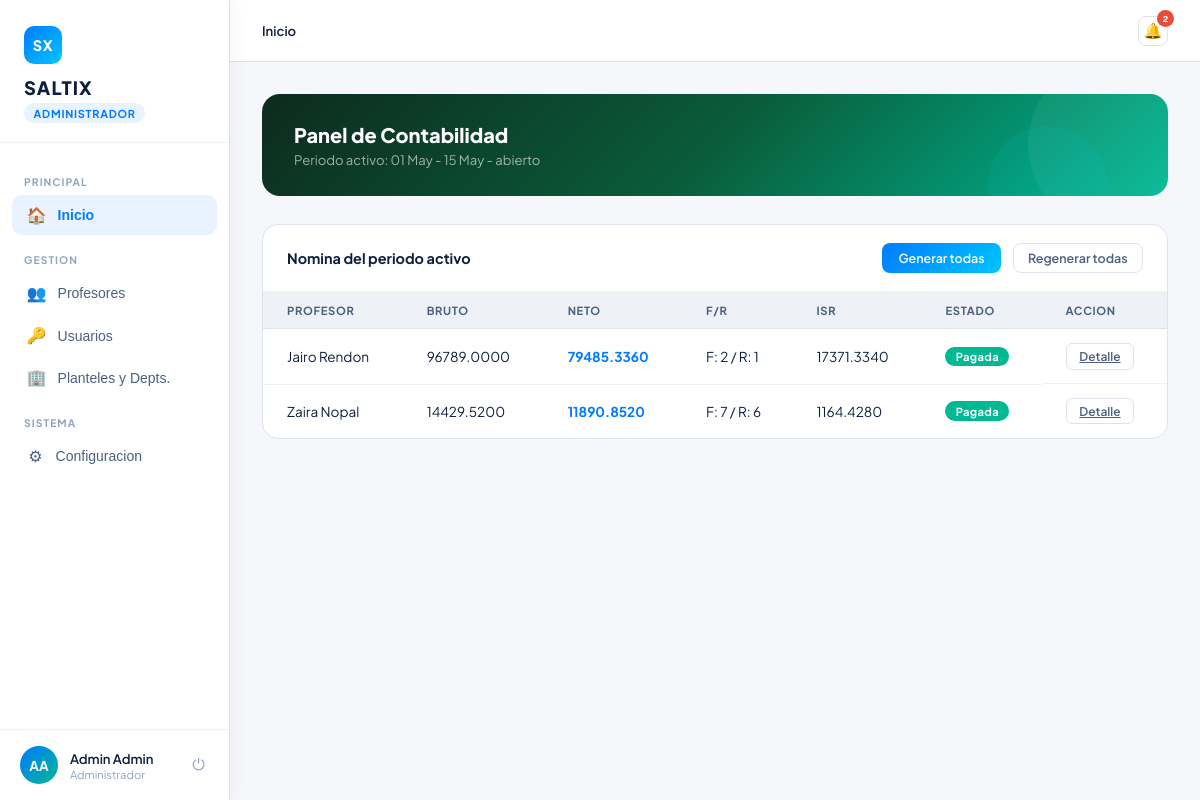
Screenshot of /contabilidad/ (signed in) with the database file from the repository.
### users/models.py (models this page shows, shortened)
class Usuario(AbstractBaseUser, PermissionsMixin):
    email = models.EmailField(max_length=254, unique=True)
    nombre = models.CharField(max_length=50, blank=False, null=False)
    apellido = models.CharField(max_length=50, blank=False, null=False)
    is_active = models.BooleanField(default=True)
    is_staff = models.BooleanField(default=False)
    date_joined = models.DateTimeField(default=timezone.now)
    last_login = models.DateTimeField(null=True, blank=True)
    rol_id = models.ForeignKey('Rol', on_delete=models.PROTECT, null=True, blank=True, related_name='users')
    objects = UsuarioManager()
    USERNAME_FIELD = "email"
    REQUIRED_FIELDS = ["nombre", "apellido"]
    def get_full_name(self):
        return f"{self.nombre} {self.apellido}"

class Rol(models.Model):
    nombre = models.CharField(max_length=50, blank=False, null=False)
    descripcion = models.TextField(max_length=1000, blank=True, null=True)

### Contabilidad/models.py (models this page shows, shortened)
class Periodo(models.Model):
    TIPOS = [
        ("SEMANAL", "Semanal"),
        ("QUINCENAL", "Quincenal"),
        ("MENSUAL", "Mensual"),
    ]
    ESTADOS = [
        ("ABIERTO", "Abierto"),
        ("CERRADO", "Cerrado"),
    ]
    fecha_inicio = models.DateField()
    fecha_fin = models.DateField()
    tipo = models.CharField(max_length=10, choices=TIPOS, default="QUINCENAL")
    estado = models.CharField(max_length=10, choices=ESTADOS, default="ABIERTO")
    fecha_cierre = models.DateTimeField(null=True, blank=True)
    class Meta:
        constraints = [
            models.UniqueConstraint(
                fields=["fecha_inicio", "fecha_fin", "tipo"],
                name="unique_periodo_rango_tipo",
            ),
        ]
    def display_label(self):
        return f"{self.fecha_inicio.strftime('%d %B')} - {self.fecha_fin.strftime('%d %B')}"

class Nomina(models.Model):
    ESTADOS = [
        ("pendiente", "Pendiente"),
        ("procesando", "Procesando"),
        ("cerrada", "Cerrada"),
        ("pagada", "Pagada"),
    ]
    profesor = models.ForeignKey("Profesores.Profesor", on_delete=models.PROTECT)
    periodo = models.ForeignKey("Periodo", on_delete=models.PROTECT)
    horas_trabajadas = models.DecimalField(max_digits=8, decimal_places=2, default=0)
    faltas = models.PositiveIntegerField(default=0)
    retardos = models.PositiveIntegerField(default=0)
    faltas_equivalentes = models.PositiveIntegerField(default=0)
    total_bruto = models.DecimalField(max_digits=12, decimal_places=4)
    total_percepciones = models.DecimalField(max_digits=12, decimal_places=4)
    total_impuestos = models.DecimalField(max_digits=12, decimal_places=4)
    total_deducciones = models.DecimalField(max_digits=12, decimal_places=4)
    total_neto = models.DecimalField(max_digits=12, decimal_places=4)
    fecha_de_generacion = models.DateTimeField(auto_now_add=True)
    fecha_actualizacion = models.DateTimeField(auto_now=True)
    estado = models.CharField(max_length=20, choices=ESTADOS, default="procesando")
    class Meta:
        constraints = [
            models.UniqueConstraint(
                fields=["profesor", "periodo"],
                name="unique_nomina_profesor_periodo",
            ),
        ]
        indexes = [
            models.Index(fields=["periodo", "estado"]),
            models.Index(fields=["profesor", "periodo"]),
        ]

### Profesores/models.py (models this page shows, shortened)
class Profesor(models.Model):
    ESTADOS = [
        ("ACTIVO", "Activo"),
        ("SUSPENDIDO", "Suspendido"),
        ("BAJA_TEMPORAL", "Baja temporal"),
        ("BAJA_DEFINITIVA", "Baja definitiva"),
    ]
    usuario = models.OneToOneField("users.Usuario", on_delete=models.CASCADE)
    rfc = models.CharField(max_length=13, unique=True)
    curp = models.CharField(max_length=18, unique=True)
    telefono = models.CharField(max_length=10)
    direccion = models.TextField(max_length=100)
    fecha_ingreso = models.DateField()
    estado_laboral = models.CharField(max_length=20, choices=ESTADOS, default="ACTIVO")
    costo_por_hora = models.DecimalField(max_digits=12, decimal_places=4)
    tipo_contrato = models.CharField(max_length=25)
    departamento = models.ForeignKey("users.Departamento", on_delete=models.PROTECT, related_name="profesores")
    plantel = models.ForeignKey("core.Plantel", on_delete=models.PROTECT, related_name="profesores")
    class Meta:
        indexes = [
            models.Index(fields=["estado_laboral"]),
            models.Index(fields=["fecha_ingreso"]),
        ]

### Contabilidad/views.py (the view)
# urls.py: path("", views.dashboard, name="contabilidad_dashboard"),
@login_required
@requiere_rol("contabilidad", "administrador")
def dashboard(request, *args, **kwargs):
    periodo_actual = get_periodo_activo()
    nominas = []
    nominas_qs = Nomina.objects.select_related("profesor", "profesor__usuario", "periodo")
    if periodo_actual:
        nominas_qs = nominas_qs.filter(periodo=periodo_actual)
    else:
        nominas_qs = nominas_qs.none()
    for nomina in nominas_qs:
        nomina.bruto = nomina.total_bruto
        nomina.neto = nomina.total_neto
        nominas.append(nomina)
    pendientes = []
    if periodo_actual and periodo_actual.estado == "ABIERTO":
        pendientes = get_profesores_sin_nomina()
        for profesor in pendientes:
            profesor.estado = "pendiente"
            profesor.bruto = calcular_pago_base(profesor.id, periodo_actual)
            profesor.neto = None
            profesor.profesor = profesor.usuario.get_full_name()
            nominas.append(profesor)
    historial_qs = Nomina.objects.select_related(
        "profesor",
        "profesor__usuario",
        "periodo",
    ).filter(estado__in=["cerrada", "pagada"])
    periodos_historial = get_todos_los_periodos()
    if periodo_actual:
        historial_qs = historial_qs.filter(periodo__fecha_fin__lt=periodo_actual.fecha_inicio)
        periodos_historial = periodos_historial.filter(fecha_fin__lt=periodo_actual.fecha_inicio)
    estado = request.GET.get("estado") or ""
    profesor_id = request.GET.get("profesor") or ""
    periodo_id = request.GET.get("periodo") or ""
    if estado:
        historial_qs = historial_qs.filter(estado=estado)
    if profesor_id:
        historial_qs = historial_qs.filter(profesor_id=profesor_id)
    if periodo_id:
        historial_qs = historial_qs.filter(periodo_id=periodo_id)
    context = {
        "periodo_label": periodo_actual.display_label() if periodo_actual else None,
        "periodo_actual": periodo_actual,
        "periodos": get_todos_los_periodos(),
        "periodos_historial": periodos_historial,
        "profesores": Profesor.objects.select_related("usuario").order_by("usuario__nombre"),
        "nominas": nominas,
        "historial_nominas": historial_qs.order_by("-fecha_actualizacion", "-id"),
        "pagos_pendientes": len(pendientes),
        "selected_estado": estado,
        "selected_profesor": profesor_id,
        "selected_periodo": periodo_id,
        "toast_message": kwargs.get("toast_message"),
        "toast_type": kwargs.get("toast_type"),
    }
    return render(request, "Contabilidad/dashboard.html", context)

### Contabilidad/utils.py (called while the page is built)
def get_periodo_activo():
    return Periodo.objects.filter(estado="ABIERTO").order_by("-fecha_inicio", "-id").first()

def get_todos_los_periodos():
    return Periodo.objects.all().order_by("-fecha_inicio", "-id")

def get_profesores_activos():
    return Profesor.objects.select_related("usuario").filter(estado_laboral="ACTIVO")

def get_profesores_sin_nomina():
    periodo = get_periodo_activo()
    if periodo is None:
        return []
    con_nomina = set(Nomina.objects.filter(periodo=periodo).values_list("profesor_id", flat=True))
    return [p for p in get_profesores_activos() if p.id not in con_nomina]

### Notifications/context_processors.py (called while the page is built)
def notifications(request):
    user = getattr(request, "user", None)
    if not user or not user.is_authenticated:
        return {}
    qs = Notificacion.objects.filter(usuario=user, archivada=False)
    return {
        "notification_unread_count": qs.filter(leida=False).count(),
        "notification_latest": qs.order_by("-creada_en")[:5],
    }

### Contabilidad/templates/Contabilidad/dashboard.html (shortened to what this page needs)
{% extends "core/layout.html" %}
{% load static %}
{% block page_css %}
<link rel="stylesheet" href="{% static 'css/dashboard_base.css' %}">
<link rel="stylesheet" href="{% static 'css/dashboard_shared.css' %}">
<link rel="stylesheet" href="{% static 'css/dashboard_contabilidad.css' %}">
{% endblock %}
{% block topbar %}
<header class="topbar">
  <div class="topbar-left">
    <div class="breadcrumb"><strong id="breadcrumb-text">Inicio</strong></div>
  </div>
  <div class="topbar-actions">
    {% include "Notifications/partials/bell.html" %}
  </div>
</header>
{% endblock %}
{% block content %}
<div class="page active" id="page-inicio">
  <div class="welcome-banner welcome-banner-conta">
    <div class="welcome-text">
      <h2>Panel de Contabilidad</h2>
      <p>{% if periodo_label %}Periodo activo: {{ periodo_label }} - {{ periodo_actual.estado|lower }}{% else %}Sin periodo de nomina activo{% endif %}</p>
    </div>
  </div>
  <div class="table-wrap">
    <div class="table-header">
      <h3>Nomina del periodo activo</h3>
      <div class="period-actions">
        {% if periodo_actual and periodo_actual.estado == "ABIERTO" %}
          <form method="post" action="{% url 'generar_nominas' %}">
            <button class="btn-primary" type="submit">Generar todas</button>
          </form>
          <form method="post" action="{% url 'regenerar_nominas' %}">
            <button class="btn-outline" type="submit">Regenerar todas</button>
          </form>
        {% endif %}
      </div>
    </div>
    <table>
      <thead>
        <tr><th>Profesor</th><th>Bruto</th><th>Neto</th><th>F/R</th><th>ISR</th><th>Estado</th><th>Accion</th></tr>
      </thead>
      <tbody id="nomina-tbody">
        {% for nomina in nominas %}
          <tr data-status="{{ nomina.estado|default:'sin-estado' }}">
            <td>{% if nomina.estado == "pendiente" %}{{ nomina.profesor }}{% else %}{{ nomina.profesor.usuario.get_full_name }}{% endif %}</td>
            <td>{% firstof nomina.bruto "--" %}</td>
            <td class="amount-neu">{% firstof nomina.neto "--" %}</td>
            <td>{% if nomina.estado == "pendiente" %}--{% else %}F: {{ nomina.faltas }} / R: {{ nomina.retardos }}{% endif %}</td>
            <td>{% if nomina.estado == "pendiente" %}--{% else %}{{ nomina.total_impuestos }}{% endif %}</td>
            <td><span class="pill pill-{{ nomina.estado|default:'gray' }}">{{ nomina.estado|capfirst|default:"Sin estado" }}</span></td>
            <td class="actions-cell">
              {% if nomina.estado == "pendiente" %}
                <form class="inline-form" method="post" action="{% url 'procesar_nomina' nomina.id %}">
                  {% csrf_token %}
                  <button class="btn-outline btn-sm" type="submit">Generar</button>
                </form>
              {% else %}
                <a class="btn-outline btn-sm" href="{% url 'detalle_nomina' nomina.id %}">Detalle</a>
              {% endif %}
            </td>
          </tr>
        {% empty %}
          <tr><td colspan="7" class="empty-cell">Sin periodo activo o sin registros de nomina.</td></tr>
        {% endfor %}
      </tbody>
    </table>
  </div>
</div>
{% endblock %}

### core/templates/core/layout.html (shortened to what this page needs)
{% load static %}
<!DOCTYPE html>
<html lang="es">
<head>
  {% block page_css %}{% endblock %}
  <link rel="stylesheet" href="{% static 'Notifications/css/notifications.css' %}">
</head>
<body>
  {% if user.is_authenticated %}
    {% with role=user.rol_id.nombre|default:""|lower %}
      {% if role == "jefatura" %}
        <aside class="sidebar" id="sidebar">
          <div class="sidebar-logo">
            <div class="logo-mark">SX</div>
            <h1>SALTIX</h1>
            <span class="role-tag">Panel de Jefatura</span>
          </div>
          <nav>
            <button class="nav-item active" onclick="showPage('equipo', this)">
              <span class="icon">&#x1F465;</span> Mi equipo
            </button>
            <button class="nav-item" onclick="showPage('asistencia', this)">
              <span class="icon">&#x1F550;</span> Asistencia
            </button>
            <button class="nav-item" onclick="showPage('solicitudes', this)">
              <span class="icon">&#x1F4CB;</span> Solicitudes
              <span class="badge" id="badge-sol" style="position:relative;top:0;right:0;margin-left:auto;background:#e74c3c;color:#fff;border-radius:999px;padding:1px 7px;font-size:0.68rem;">{{ solicitudes_pendientes_total }}</span>
            </button>
            <button class="nav-item" onclick="showPage('reportes', this)">
              <span class="icon">&#x1F4CA;</span> Reportes
            </button>
          </nav>
          <div class="sidebar-profile">
            <div class="avatar">{{ user.nombre|default:"U"|slice:":1" }}{{ user.apellido|default:""|slice:":1" }}</div>
            <div class="profile-info">
              <div class="profile-name">{{ user.nombre }} {{ user.apellido }}</div>
              <div class="profile-role">{{ user.rol_id.nombre|default:"" }}</div>
            </div>
            <form action="{% url 'logout' %}" method="post" class="logout-form">
              {% csrf_token %}
              <button class="logout-btn" type="submit" title="Cerrar sesion">&#x23FB;</button>
            </form>
          </div>
        </aside>
      {% elif role == "administrador" or role == "admin" %}
        <aside class="sidebar" id="sidebar">
          <div class="sidebar-logo">
            <div class="logo-mark">SX</div>
            <h1>SALTIX</h1>
            <span class="role-tag role-admin">Administrador</span>
          </div>
          <nav>
            <div class="nav-label">Principal</div>
            <button class="nav-item active" data-page="inicio" onclick="showPage('inicio',this)">
              <span class="icon">&#x1F3E0;</span> Inicio
            </button>
            <div class="nav-label">Gestion</div>
            <button class="nav-item" data-page="empleados" onclick="showPage('empleados',this)">
              <span class="icon">&#x1F465;</span> Profesores
            </button>
            <button class="nav-item" data-page="usuarios" onclick="showPage('usuarios',this)">
              <span class="icon">&#x1F511;</span> Usuarios
            </button>
            <button class="nav-item" data-page="departamentos" onclick="showPage('departamentos',this)">
              <span class="icon">&#x1F3E2;</span> Planteles y Depts.
            </button>
            <div class="nav-label">Sistema</div>
            <button class="nav-item" data-page="configuracion" onclick="showPage('configuracion',this)">
              <span class="icon">&#x2699;</span> Configuracion
            </button>
          </nav>
          <div class="sidebar-profile">
            <div class="avatar">{{ user.nombre|default:"U"|slice:":1" }}{{ user.apellido|default:""|slice:":1" }}</div>
            <div class="profile-info">
              <div class="profile-name">{{ user.nombre }} {{ user.apellido }}</div>
              <div class="profile-role">{{ user.rol_id.nombre|default:"" }}</div>
            </div>
            <form action="{% url 'logout' %}" method="post" class="logout-form">
                <button class="logout-btn" type="submit" title="Cerrar sesion">&#x23FB;</button>
            </form>
          </div>
        </aside>
      {% endif %}
    {% endwith %}
  {% endif %}
  <div class="main">
    {% block topbar %}{% endblock %}
    <div class="content">
      {% block content %}{% endblock %}
    </div>
  </div>
</body>
</html>

### core/static/css/dashboard_shared.css (style rules this page uses)
.btn-sm { padding: .3rem .8rem; font-size: .75rem; border-radius: 6px; }

### core/static/css/dashboard_contabilidad.css (style rules this page uses)
.welcome-banner-conta { background: linear-gradient(135deg, #0d2a1f 0%, #0a5c3a 50%, #00b894 100%); }
.topbar-actions { display: flex; align-items: center; gap: .75rem; }
.pill-pagada { background: #00b894; color: #fff; }
.period-actions { display: flex; align-items: center; gap: .75rem; flex-wrap: wrap; justify-content: flex-end; }
.period-actions form, .inline-form { display: inline-flex; margin: 0; }
.actions-cell { display: flex; gap: .45rem; flex-wrap: wrap; align-items: center; }
.amount-neu { color: var(--accent); font-weight: 700; }

### Notifications/static/Notifications/css/notifications.css (style rules this page uses)
.topbar-actions { display: flex; align-items: center; gap: .75rem; }

### rows the page displays
Usuario: nombre "A", apellido "A", nombre "Admin", apellido "Admin", rol_id.nombre "Administrador"
Periodo: estado "abierto"
Nomina: profesor.usuario.get_full_name "Jairo Rendon", bruto "96789.0000", neto "79485.3360", faltas "2", retardos "1", total_impuestos "17371.3340", estado "Pagada", shows "Detalle"
Nomina: profesor.usuario.get_full_name "Zaira Nopal", bruto "14429.5200", neto "11890.8520", faltas "7", retardos "6", total_impuestos "1164.4280", estado "Pagada", shows "Detalle"

### other values shown
{{ notification_unread_count }} "2"
{{ periodo_label }} "01 May - 15 May"
